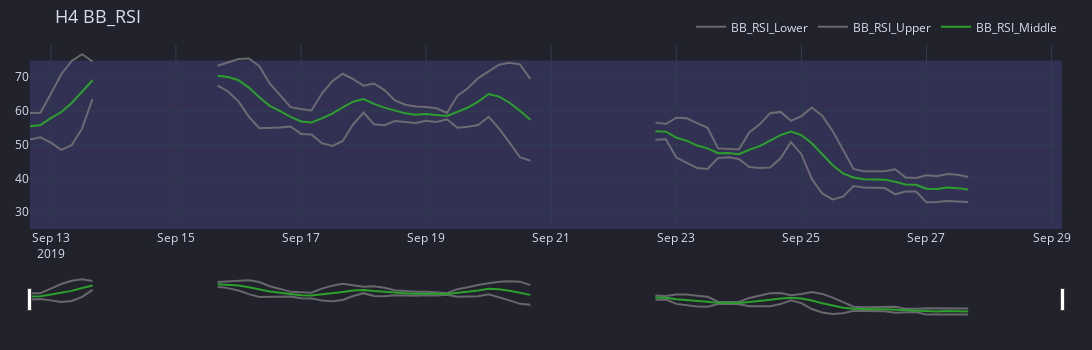

Here is the notebook cell this chart was saved with:
### Code cell
kwargs2 = {"title_text" : "H4 BB_RSI", "title_font_size" : 18 }
h4_bbands_rsi.iloc[100:200].plot(xaxis=dict(rangeslider_visible=True),limits=(25, 75),
                                lowerband_trace_kwargs=dict(fill=None, name = 'BB_RSI_Lower'),
                                upperband_trace_kwargs=dict(fill=None, name = 'BB_RSI_Upper'),
                                middleband_trace_kwargs=dict(fill=None, name = 'BB_RSI_Middle'),
                                **kwargs2).show()
